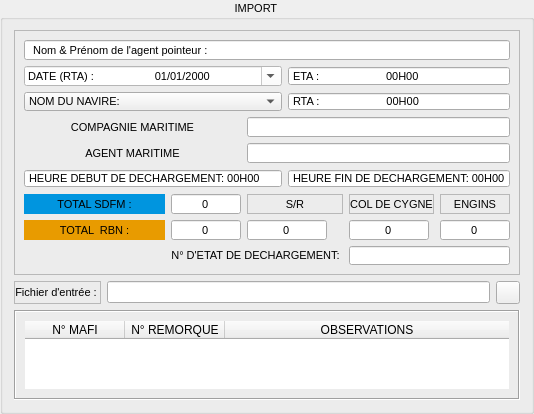
            <widget class="QGroupBox" name="groupBox_2">
             <property name="minimumSize">
              <size>
               <width>460</width>
               <height>0</height>
              </size>
             </property>
             <property name="font">
              <font>
               <family>MS Shell Dlg 2</family>
               <pointsize>8</pointsize>
               <weight>50</weight>
               <bold>false</bold>
              </font>
             </property>
             <property name="styleSheet">
              <string notr="true"/>
             </property>
             <property name="title">
              <string>                                  IMPORT                                         </string>
             </property>
             <property name="alignment">
              <set>Qt::AlignCenter</set>
             </property>
             <property name="flat">
              <bool>false</bool>
             </property>
             <property name="checkable">
              <bool>false</bool>
             </property>
             <layout class="QGridLayout" name="gridLayout_3">
              <item row="1" column="0">
               <widget class="QLabel" name="label_17">
                <property name="font">
                 <font>
                  <family>MS Shell Dlg 2</family>
                  <pointsize>8</pointsize>
                  <weight>50</weight>
                  <bold>false</bold>
                 </font>
                </property>
                <property name="frameShape">
                 <enum>QFrame::StyledPanel</enum>
                </property>
                <property name="frameShadow">
                 <enum>QFrame::Raised</enum>
                </property>
                <property name="text">
                 <string>Fichier d'entrée : </string>
                </property>
                <property name="alignment">
                 <set>Qt::AlignCenter</set>
                </property>
               </widget>
              </item>
              <item row="1" column="1">
               <widget class="QLineEdit" name="lineEdit_7">
                <property name="font">
                 <font>
                  <family>MS Shell Dlg 2</family>
                  <pointsize>8</pointsize>
                  <weight>50</weight>
                  <bold>false</bold>
                 </font>
                </property>
                <property name="alignment">
                 <set>Qt::AlignCenter</set>
                </property>
                <property name="readOnly">
                 <bool>true</bool>
                </property>
               </widget>
              </item>
              <item row="1" column="2">
               <widget class="QToolButton" name="toolButton">
                <property name="text">
                 <string/>
                </property>
                <property name="icon">
                 <iconset>
                  <normaloff>../img/exceller.png</normaloff>../img/exceller.png</iconset>
                </property>
               </widget>
              </item>
              <item row="2" column="0" colspan="3">
               <widget class="QFrame" name="frame_6">
                <property name="font">
                 <font>
                  <family>MS Shell Dlg 2</family>
                  <pointsize>7</pointsize>
                  <weight>50</weight>
                  <bold>false</bold>
                 </font>
                </property>
                <property name="toolTip">
                 <string>Afichage</string>
                </property>
                <property name="styleSheet">
                 <string notr="true"/>
                </property>
                <property name="frameShape">
                 <enum>QFrame::Box</enum>
                </property>
                <property name="frameShadow">
                 <enum>QFrame::Sunken</enum>
                </property>
                <layout class="QGridLayout" name="gridLayout_5">
                 <item row="0" column="0">
                  <widget class="QTableWidget" name="tableWidget">
                   <property name="font">
                    <font>
                     <family>Segoe UI</family>
                     <pointsize>9</pointsize>
                     <weight>50</weight>
                     <bold>false</bold>
                    </font>
                   </property>
                   <property name="toolTip">
                    <string/>
                   </property>
                   <property name="layoutDirection">
                    <enum>Qt::LeftToRight</enum>
                   </property>
                   <property name="styleSheet">
                    <string notr="true">border-top-color: rgb(156, 154, 161);
border-right-color: rgb(255, 255, 127);
gridline-color: rgb(141, 141, 141);
selection-background-color: rgb(225, 0, 0);
alternate-background-color: rgb(255,248,220);</string>
                   </property>
                   <property name="locale">
                    <locale language="French" country="Morocco"/>
                   </property>
                   <property name="frameShape">
                    <enum>QFrame::NoFrame</enum>
                   </property>
                   <property name="frameShadow">
                    <enum>QFrame::Plain</enum>
                   </property>
                   <property name="lineWidth">
                    <number>0</number>
                   </property>
                   <property name="midLineWidth">
                    <number>0</number>
                   </property>
                   <property name="horizontalScrollBarPolicy">
                    <enum>Qt::ScrollBarAlwaysOff</enum>
                   </property>
                   <property name="sizeAdjustPolicy">
                    <enum>QAbstractScrollArea::AdjustToContentsOnFirstShow</enum>
                   </property>
                   <property name="dragEnabled">
                    <bool>false</bool>
                   </property>
                   <property name="defaultDropAction">
                    <enum>Qt::LinkAction</enum>
                   </property>
                   <property name="alternatingRowColors">
                    <bool>true</bool>
                   </property>
                   <property name="selectionMode">
                    <enum>QAbstractItemView::ExtendedSelection</enum>
                   </property>
                   <property name="gridStyle">
                    <enum>Qt::CustomDashLine</enum>
                   </property>
                   <property name="sortingEnabled">
                    <bool>true</bool>
                   </property>
                   <property name="rowCount">
                    <number>0</number>
                   </property>
                   <attribute name="horizontalHeaderShowSortIndicator" stdset="0">
                    <bool>true</bool>
                   </attribute>
                   <attribute name="horizontalHeaderStretchLastSection">
                    <bool>true</bool>
                   </attribute>
                   <attribute name="verticalHeaderCascadingSectionResizes">
                    <bool>false</bool>
                   </attribute>
                   <attribute name="verticalHeaderShowSortIndicator" stdset="0">
                    <bool>false</bool>
                   </attribute>
                   <attribute name="verticalHeaderStretchLastSection">
                    <bool>false</bool>
                   </attribute>
                   <column>
                    <property name="text">
                     <string>N° MAFI</string>
                    </property>
                    <property name="textAlignment">
                     <set>AlignCenter</set>
                    </property>
                   </column>
                   <column>
                    <property name="text">
                     <string>N° REMORQUE</string>
                    </property>
                   </column>
                   <column>
                    <property name="text">
                     <string>OBSERVATIONS</string>
                    </property>
                   </column>
                  </widget>
                 </item>
                </layout>
               </widget>
              </item>
              <item row="0" column="0" colspan="3">
               <widget class="QFrame" name="frame">
                <property name="maximumSize">
                 <size>
                  <width>16777215</width>
                  <height>245</height>
                 </size>
                </property>
                <property name="font">
                 <font>
                  <family>MS Shell Dlg 2</family>
                  <pointsize>8</pointsize>
                  <weight>50</weight>
                  <bold>false</bold>
                 </font>
                </property>
                <property name="frameShape">
                 <enum>QFrame::StyledPanel</enum>
                </property>
                <property name="frameShadow">
                 <enum>QFrame::Sunken</enum>
                </property>
                <layout class="QGridLayout" name="gridLayout">
                 <item row="1" column="3" colspan="3">
                  <widget class="QTimeEdit" name="timeEdit_4">
                   <property name="alignment">
                    <set>Qt::AlignLeading|Qt::AlignLeft|Qt::AlignVCenter</set>
                   </property>
                   <property name="buttonSymbols">
                    <enum>QAbstractSpinBox::NoButtons</enum>
                   </property>
                   <property name="accelerated">
                    <bool>false</bool>
                   </property>
                   <property name="correctionMode">
                    <enum>QAbstractSpinBox::CorrectToNearestValue</enum>
                   </property>
                   <property name="showGroupSeparator" stdset="0">
                    <bool>false</bool>
                   </property>
                   <property name="currentSection">
                    <enum>QDateTimeEdit::NoSection</enum>
                   </property>
                   <property name="displayFormat">
                    <string>'ETA :'                      HH'H'mm</string>
                   </property>
                   <property name="calendarPopup">
                    <bool>false</bool>
                   </property>
                  </widget>
                 </item>
                 <item row="0" column="0" colspan="6">
                  <widget class="QLineEdit" name="lineEdit">
                   <property name="font">
                    <font>
                     <family>MS Shell Dlg 2</family>
                     <pointsize>8</pointsize>
                     <weight>50</weight>
                     <bold>false</bold>
                    </font>
                   </property>
                   <property name="text">
                    <string>  Nom &amp; Prénom de l'agent pointeur :  </string>
                   </property>
                   <property name="alignment">
                    <set>Qt::AlignLeading|Qt::AlignLeft|Qt::AlignVCenter</set>
                   </property>
                  </widget>
                 </item>
                 <item row="5" column="3" colspan="3">
                  <widget class="QTimeEdit" name="timeEdit_7">
                   <property name="alignment">
                    <set>Qt::AlignLeading|Qt::AlignLeft|Qt::AlignVCenter</set>
                   </property>
                   <property name="buttonSymbols">
                    <enum>QAbstractSpinBox::NoButtons</enum>
                   </property>
                   <property name="accelerated">
                    <bool>false</bool>
                   </property>
                   <property name="correctionMode">
                    <enum>QAbstractSpinBox::CorrectToNearestValue</enum>
                   </property>
                   <property name="showGroupSeparator" stdset="0">
                    <bool>false</bool>
                   </property>
                   <property name="currentSection">
                    <enum>QDateTimeEdit::NoSection</enum>
                   </property>
                   <property name="displayFormat">
                    <string>'HEURE FIN DE DECHARGEMENT:' HH'H'mm</string>
                   </property>
                   <property name="calendarPopup">
                    <bool>false</bool>
                   </property>
                  </widget>
                 </item>
                 <item row="6" column="1">
                  <widget class="QLineEdit" name="lineEdit_2">
                   <property name="minimumSize">
                    <size>
                     <width>70</width>
                     <height>0</height>
                    </size>
                   </property>
                   <property name="maximumSize">
                    <size>
                     <width>70</width>
                     <height>16777215</height>
                    </size>
                   </property>
                   <property name="text">
                    <string>0</string>
                   </property>
                   <property name="alignment">
                    <set>Qt::AlignCenter</set>
                   </property>
                   <property name="readOnly">
                    <bool>false</bool>
                   </property>
                  </widget>
                 </item>
                 <item row="7" column="0">
                  <widget class="QLabel" name="label_8">
                   <property name="styleSheet">
                    <string notr="true">background-color: rgb(232, 155, 0);</string>
                   </property>
                   <property name="text">
                    <string>TOTAL  RBN :</string>
                   </property>
                   <property name="alignment">
                    <set>Qt::AlignCenter</set>
                   </property>
                  </widget>
                 </item>
                 <item row="7" column="1">
                  <widget class="QLineEdit" name="lineEdit_3">
                   <property name="minimumSize">
                    <size>
                     <width>70</width>
                     <height>0</height>
                    </size>
                   </property>
                   <property name="maximumSize">
                    <size>
                     <width>70</width>
                     <height>16777215</height>
                    </size>
                   </property>
                   <property name="text">
                    <string>0</string>
                   </property>
                   <property name="alignment">
                    <set>Qt::AlignCenter</set>
                   </property>
                   <property name="readOnly">
                    <bool>false</bool>
                   </property>
                  </widget>
                 </item>
                 <item row="1" column="0" colspan="3">
                  <widget class="QDateEdit" name="dateEdit_2">
                   <property name="font">
                    <font>
                     <family>MS Shell Dlg 2</family>
                     <pointsize>8</pointsize>
                     <weight>50</weight>
                     <bold>false</bold>
                    </font>
                   </property>
                   <property name="toolTip">
                    <string>date rta</string>
                   </property>
                   <property name="styleSheet">
                    <string notr="true">background-color: rgb(255, 255, 255);
color: rgb(0, 0, 0);</string>
                   </property>
                   <property name="alignment">
                    <set>Qt::AlignLeading|Qt::AlignLeft|Qt::AlignVCenter</set>
                   </property>
                   <property name="displayFormat">
                    <string>'DATE (RTA) : '                   dd/MM/yyyy</string>
                   </property>
                   <property name="calendarPopup">
                    <bool>true</bool>
                   </property>
                  </widget>
                 </item>
                 <item row="2" column="3" colspan="3">
                  <widget class="QTimeEdit" name="timeEdit_5">
                   <property name="alignment">
                    <set>Qt::AlignLeading|Qt::AlignLeft|Qt::AlignVCenter</set>
                   </property>
                   <property name="buttonSymbols">
                    <enum>QAbstractSpinBox::NoButtons</enum>
                   </property>
                   <property name="accelerated">
                    <bool>false</bool>
                   </property>
                   <property name="correctionMode">
                    <enum>QAbstractSpinBox::CorrectToNearestValue</enum>
                   </property>
                   <property name="showGroupSeparator" stdset="0">
                    <bool>false</bool>
                   </property>
                   <property name="currentSection">
                    <enum>QDateTimeEdit::NoSection</enum>
                   </property>
                   <property name="displayFormat">
                    <string>'RTA :'                      HH'H'mm</string>
                   </property>
                   <property name="calendarPopup">
                    <bool>false</bool>
                   </property>
                  </widget>
                 </item>
                 <item row="6" column="4">
                  <widget class="QLabel" name="label_10">
                   <property name="frameShape">
                    <enum>QFrame::StyledPanel</enum>
                   </property>
                   <property name="text">
                    <string>COL DE CYGNE</string>
                   </property>
                   <property name="alignment">
                    <set>Qt::AlignCenter</set>
                   </property>
                  </widget>
                 </item>
                 <item row="6" column="5">
                  <widget class="QLabel" name="label_11">
                   <property name="frameShape">
                    <enum>QFrame::StyledPanel</enum>
                   </property>
                   <property name="text">
                    <string>ENGINS</string>
                   </property>
                   <property name="alignment">
                    <set>Qt::AlignCenter</set>
                   </property>
                  </widget>
                 </item>
                 <item row="7" column="2" colspan="2">
                  <widget class="QLineEdit" name="lineEdit_4">
                   <property name="minimumSize">
                    <size>
                     <width>70</width>
                     <height>0</height>
                    </size>
                   </property>
                   <property name="maximumSize">
                    <size>
                     <width>80</width>
                     <height>16777215</height>
                    </size>
                   </property>
                   <property name="text">
                    <string>0</string>
                   </property>
                   <property name="alignment">
                    <set>Qt::AlignCenter</set>
                   </property>
                   <property name="readOnly">
                    <bool>false</bool>
                   </property>
                  </widget>
                 </item>
                 <item row="7" column="4">
                  <widget class="QLineEdit" name="lineEdit_5">
                   <property name="minimumSize">
                    <size>
                     <width>80</width>
                     <height>0</height>
                    </size>
                   </property>
                   <property name="maximumSize">
                    <size>
                     <width>80</width>
                     <height>16777215</height>
                    </size>
                   </property>
                   <property name="text">
                    <string>0</string>
                   </property>
                   <property name="alignment">
                    <set>Qt::AlignCenter</set>
                   </property>
                   <property name="readOnly">
                    <bool>false</bool>
                   </property>
                  </widget>
                 </item>
                 <item row="6" column="0">
                  <widget class="QLabel" name="label_7">
                   <property name="styleSheet">
                    <string notr="true">background-color: rgb(0, 149, 223);</string>
                   </property>
                   <property name="text">
                    <string>TOTAL SDFM :</string>
                   </property>
                   <property name="alignment">
                    <set>Qt::AlignCenter</set>
                   </property>
                  </widget>
                 </item>
                 <item row="7" column="5">
                  <widget class="QLineEdit" name="lineEdit_6">
                   <property name="minimumSize">
                    <size>
                     <width>70</width>
                     <height>0</height>
                    </size>
                   </property>
                   <property name="maximumSize">
                    <size>
                     <width>70</width>
                     <height>16777215</height>
                    </size>
                   </property>
                   <property name="text">
                    <string>0</string>
                   </property>
                   <property name="alignment">
                    <set>Qt::AlignCenter</set>
                   </property>
                   <property name="readOnly">
                    <bool>false</bool>
                   </property>
                  </widget>
                 </item>
                 <item row="5" column="0" colspan="3">
                  <widget class="QTimeEdit" name="timeEdit_6">
                   <property name="alignment">
                    <set>Qt::AlignLeading|Qt::AlignLeft|Qt::AlignVCenter</set>
                   </property>
                   <property name="buttonSymbols">
                    <enum>QAbstractSpinBox::NoButtons</enum>
                   </property>
                   <property name="accelerated">
                    <bool>false</bool>
                   </property>
                   <property name="correctionMode">
                    <enum>QAbstractSpinBox::CorrectToNearestValue</enum>
                   </property>
                   <property name="showGroupSeparator" stdset="0">
                    <bool>false</bool>
                   </property>
                   <property name="currentSection">
                    <enum>QDateTimeEdit::NoSection</enum>
                   </property>
                   <property name="displayFormat">
                    <string>'HEURE DEBUT DE DECHARGEMENT: 'HH'H'mm</string>
                   </property>
                   <property name="calendarPopup">
                    <bool>false</bool>
                   </property>
                  </widget>
                 </item>
                 <item row="8" column="4" colspan="2">
                  <widget class="QLineEdit" name="lineEdit_16">
                   <property name="text">
                    <string/>
                   </property>
                  </widget>
                 </item>
                 <item row="8" column="1" colspan="3">
                  <widget class="QLabel" name="label_2">
                   <property name="text">
                    <string>N° D'ETAT DE DECHARGEMENT: </string>
                   </property>
                   <property name="alignment">
                    <set>Qt::AlignCenter</set>
                   </property>
                  </widget>
                 </item>
                 <item row="8" column="0">
                  <spacer name="horizontalSpacer">
                   <property name="orientation">
                    <enum>Qt::Horizontal</enum>
                   </property>
                   <property name="sizeHint" stdset="0">
                    <size>
                     <width>66</width>
                     <height>20</height>
                    </size>
                   </property>
                  </spacer>
                 </item>
                 <item row="2" column="0" colspan="3">
                  <widget class="QComboBox" name="comboBox">
                   <property name="font">
                    <font>
                     <family>MS Shell Dlg 2</family>
                     <pointsize>8</pointsize>
                     <weight>50</weight>
                     <bold>false</bold>
                    </font>
                   </property>
                   <property name="toolTip">
                    <string>navire</string>
                   </property>
                   <property name="maxVisibleItems">
                    <number>22</number>
                   </property>
                   <property name="insertPolicy">
                    <enum>QComboBox::InsertAfterCurrent</enum>
                   </property>
                   <item>
                    <property name="text">
                     <string>NOM DU NAVIRE:</string>
                    </property>
                    <property name="icon">
                     <iconset>
                      <normaloff>../img/navire.png</normaloff>../img/navire.png</iconset>
                    </property>
                   </item>
                  </widget>
                 </item>
                 <item row="6" column="2" colspan="2">
                  <widget class="QLabel" name="label_9">
                   <property name="frameShape">
                    <enum>QFrame::StyledPanel</enum>
                   </property>
                   <property name="text">
                    <string>S/R</string>
                   </property>
                   <property name="alignment">
                    <set>Qt::AlignCenter</set>
                   </property>
                  </widget>
                 </item>
                 <item row="4" column="2" colspan="4">
                  <widget class="QLineEdit" name="lineEdit_19">
                   <property name="alignment">
                    <set>Qt::AlignCenter</set>
                   </property>
                  </widget>
                 </item>
                 <item row="3" column="2" colspan="4">
                  <widget class="QLineEdit" name="lineEdit_18">
                   <property name="alignment">
                    <set>Qt::AlignCenter</set>
                   </property>
                  </widget>
                 </item>
                 <item row="3" column="0" colspan="2">
                  <widget class="QLabel" name="label_4">
                   <property name="text">
                    <string>COMPAGNIE MARITIME</string>
                   </property>
                   <property name="alignment">
                    <set>Qt::AlignCenter</set>
                   </property>
                  </widget>
                 </item>
                 <item row="4" column="0" colspan="2">
                  <widget class="QLabel" name="label_5">
                   <property name="text">
                    <string>AGENT MARITIME</string>
                   </property>
                   <property name="alignment">
                    <set>Qt::AlignCenter</set>
                   </property>
                  </widget>
                 </item>
                </layout>
               </widget>
              </item>
             </layout>
            </widget>
